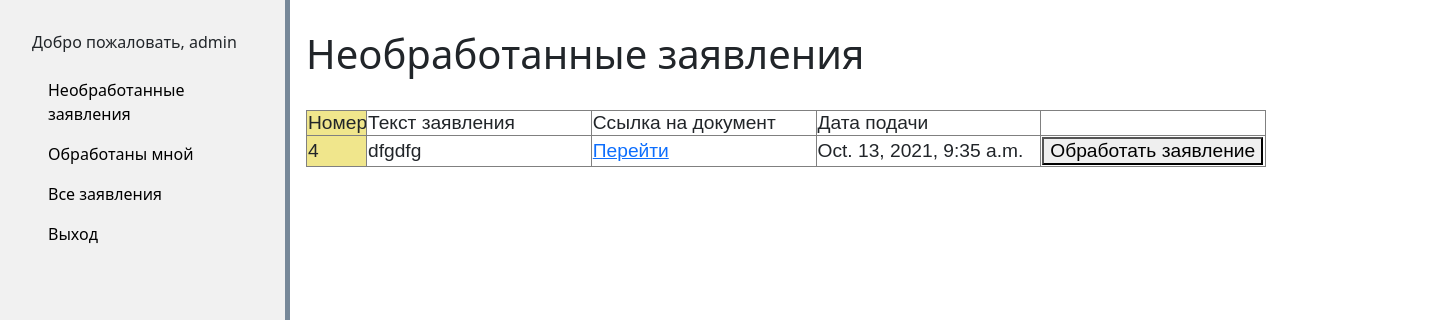
/unprocessed/ (signed in), run on the app's committed database.
### registr_applications/models.py (models this page shows, shortened)
class Statement(models.Model):
    number = models.AutoField(primary_key=True, verbose_name='уникальный номер')
    name = models.CharField(max_length=300,  verbose_name='наименование услуги')
    content = models.TextField(max_length=10000, null=True, verbose_name='текст заявления')
    date = models.DateTimeField(auto_now=True, blank=True, verbose_name='дата подачи')
    status = models.CharField(max_length=300, blank=True, db_index=True, verbose_name='статус')
    result = models.CharField(max_length=400, verbose_name='Результат')
    email = models.CharField(max_length=400,  verbose_name='Почтовый адрес')
    passed = models.BooleanField(default=False)   #было ли рассмотрено админом
    admin = models.ForeignKey(User, blank=True, null=True,on_delete=models.CASCADE, related_name='admin_set', verbose_name='Специалист')
    user = models.ForeignKey(User, blank=True,null=True, on_delete=models.CASCADE, related_name='user_set', verbose_name='Пользователь')
    docs = models.ImageField(upload_to=user_directory_path, null=True, )

### registr_applications/views.py (the view)
# urls.py: path('unprocessed/', UnprocessedStatList.as_view(), name='unprocessed_stat'),
class UnprocessedStatList(ListView):
    model = Statement
    template_name = 'unprocessed.html'
    context_object_name = "stats"
    allow_empty = False
    def get_queryset(self):
        return Statement.objects.filter(passed=False)

### registr_applications/templates/unprocessed.html (shortened to what this page needs)
{% extends "base.html" %}
{% block content %}
<h1>Необработанные заявления</h1><br>
<table border="1"  style="table-layout: fixed">
    <colgroup>
    <col span="1" style="background:Khaki">
  </colgroup>
  <tr>
    <td width="60">Номер</td>
      <td>Текст заявления</td>
      <td>Ссылка на документ</td>
      <td>Дата подачи</td>
      <td></td>
  </tr>
    {% for stat in stats %}
    <tr><td>{{ stat.number}}</td>
       <td > <div>{{ stat.content }}</div></td>
        <td> <a href="{{  stat.docs.url }}">Перейти</a></td>
        <td> {{ stat.date }}</td>
        <td><a href="{% url 'accept_stat' stat.number %}"><button>Обработать заявление</button></a></td>
    </tr>
    {% endfor %}
</table>
{% endblock %}

### registr_applications/templates/base.html (shortened to what this page needs)
<!DOCTYPE html>
{% load static %}
<html lang="en">
<head>
    <link rel="stylesheet" href="https://cdn.jsdelivr.net/npm/bootstrap@5.1.2/dist/css/bootstrap.min.css">
    <link rel="stylesheet" href="{% static 'registr_applications/css/registr_applications.css' %}">
</head>
<body>
    <ul class="sidenav">
       {% if user.is_authenticated %}
        <p>Добро пожаловать, {{ user }}</p>
                                {% if user.is_staff %}
                                    <li><a href="{% url 'unprocessed_stat'  %}">Необработанные заявления</a></li>
                                    <li><a href="{% url 'my_statements' %}">Обработаны мной</a></li>
                                    <li><a href="{% url 'all_statements' %}">Все заявления</a></li>
                                {% else %}
                                     <li><a href="{% url 'add_statement' %}">Подать заявление</a></li>
                                    <li><a href="{% url 'my_statements' %}">Поданные заявления</a></li>
                                {% endif %}
                <li><a href="{% url 'logout' %}">Выход</a></li>
        {% else %}
            <li><a href="{% url 'login' %}">Войти</a></li>
            <li><a href="{% url 'signup' %}">Регистрация</a></li>
        {% endif %}
    </ul>
<div class="content">
    {% block content %}
    {% endblock %}
</div>
</body>
</html>

### static/registr_applications/css/registr_applications.css (style rules this page uses)
body { margin: 0; }
ul.sidenav { padding-top: 30px; list-style-type: none; margin: 0; width: 20%; background-color: #f1f1f1; position: fixed; height: 100%; overflow: auto; border-right: 5px solid #778899; }
ul.sidenav li a { display: block; color: #000; padding: 8px 16px; text-decoration: none; }
div.content { margin-left: 20%; padding: 30px 16px; height: 1000px; }
table { font: larger sans-serif; table-layout: fixed; width: 960px; }
th, td { overflow: hidden; border: 1px solid grey; }
div { display: inline-block; position: relative; width: 100%; white-space: nowrap; text-overflow: ellipsis; }

### data on the page
Statement: number "4", content "dfgdfg", date "Oct. 13, 2021, 9:35 a.m."

### other printed values
{{ user }} "admin"
